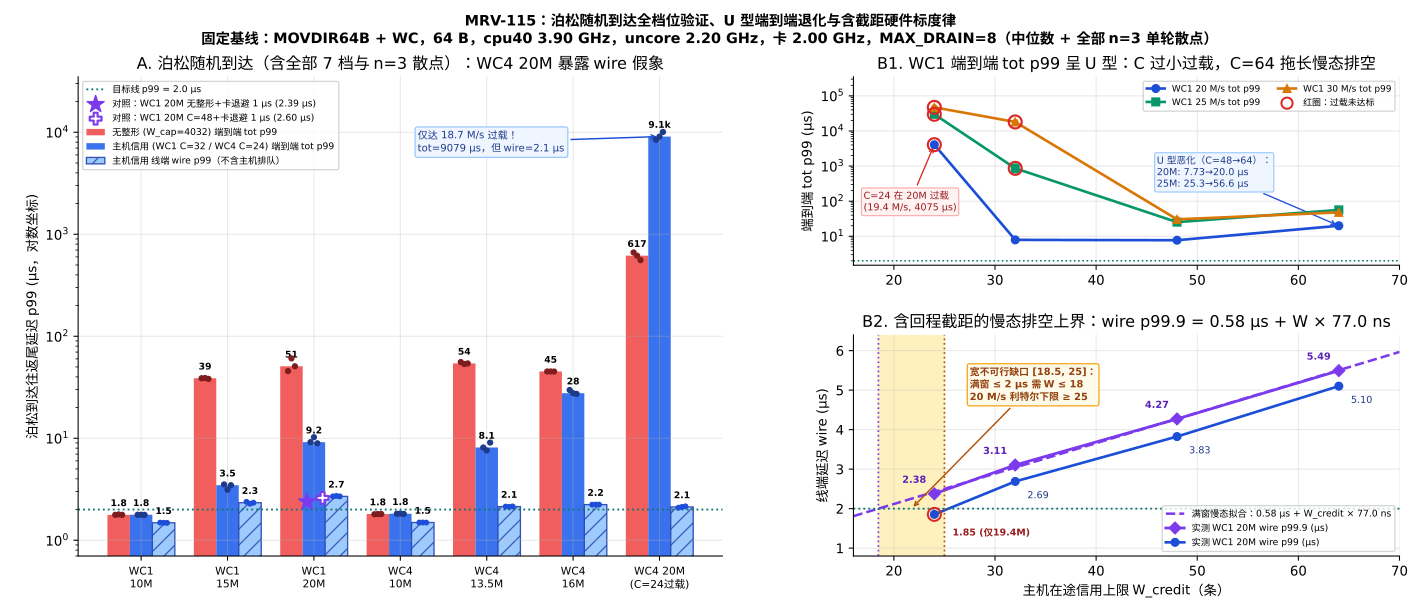

Recreate this plot in Python.
#!/usr/bin/env python3
"""MRV-115 Figure 2: Poisson Arrivals (incl. WC4 20 M/s & unshaped_p1000) + U-shaped tot p99 & Intercept Scaling Law."""
import collections
import json
import pathlib
import statistics
import sys

import matplotlib.gridspec as gridspec
import matplotlib.pyplot as plt
import numpy as np

sys.path.insert(0, str(pathlib.Path(__file__).resolve().parent))
import mrvplot  # noqa: E402

ROOT = pathlib.Path("/home/hongtao/dev/marvell-mrv115")
RUNS = ROOT / "logs/mrv115-2026-11-20/runs.jsonl"

recs = [json.loads(l) for l in RUNS.read_text().splitlines() if l.strip()]
for r in recs:
    assert r["lost"] == 0 and r["bad"] == 0 and r["torn"] == 0

by_key = collections.defaultdict(list)
for r in recs:
    if r["mode"] == "open_echo":
        key = (r["part"], r["card_cores"], r["arrival"], r["target_mps"], r["shaping"], r["card_pause_ns"])
        by_key[key].append(r)


def med(key, fn):
    return statistics.median(fn(r) for r in by_key[key])


fig = plt.figure(figsize=(14.8, 6.4))
gs = gridspec.GridSpec(2, 2, width_ratios=[1.18, 1.0], height_ratios=[0.92, 1.08], hspace=0.34, wspace=0.22)

# ---- Panel A: ALL tested Poisson groups (including WC4 20 M/s overload!) ----
ax = fig.add_subplot(gs[:, 0])
groups = [
    ("WC1\n10M", ("p1_wc1_poisson", 1, "poisson", 10.0, "unshaped", 0), ("p1_wc1_poisson", 1, "poisson", 10.0, "credit_32", 0)),
    ("WC1\n15M", ("p1_wc1_poisson", 1, "poisson", 15.0, "unshaped", 0), ("p1_wc1_poisson", 1, "poisson", 15.0, "credit_32", 0)),
    ("WC1\n20M", ("p1_wc1_poisson", 1, "poisson", 20.0, "unshaped", 0), ("p1_wc1_poisson", 1, "poisson", 20.0, "credit_32", 0)),
    ("WC4\n10M", ("p1_wc4_poisson", 4, "poisson", 10.0, "unshaped", 0), ("p1_wc4_poisson", 4, "poisson", 10.0, "burst8_c24", 0)),
    ("WC4\n13.5M", ("p1_wc4_poisson", 4, "poisson", 13.5, "unshaped", 0), ("p1_wc4_poisson", 4, "poisson", 13.5, "burst8_c24", 0)),
    ("WC4\n16M", ("p1_wc4_poisson", 4, "poisson", 16.0, "unshaped", 0), ("p1_wc4_poisson", 4, "poisson", 16.0, "burst8_c24", 0)),
    ("WC4 20M\n(C=24过载)", ("p1_wc4_poisson", 4, "poisson", 20.0, "unshaped", 0), ("p1_wc4_poisson", 4, "poisson", 20.0, "burst8_c24", 0)),
]

x = np.arange(len(groups))
w = 0.26
u_tot = [med(ku, lambda r: r["tot_us"]["p99"]) for _, ku, _ in groups]
s_tot = [med(ks, lambda r: r["tot_us"]["p99"]) for _, _, ks in groups]
s_wire = [med(ks, lambda r: r["wire_us"]["p99"]) for _, _, ks in groups]

b1 = ax.bar(x - w, u_tot, width=w, color="#ef4444", alpha=0.86, label="无整形 (W_cap=4032) 端到端 tot p99")
b2 = ax.bar(x, s_tot, width=w, color="#2563eb", alpha=0.90, label="主机信用 (WC1 C=32 / WC4 C=24) 端到端 tot p99")
b3 = ax.bar(x + w, s_wire, width=w, color="#93c5fd", alpha=0.90, hatch="//", edgecolor="#1e40af", label="主机信用 线端 wire p99（不含主机排队）")

# Overlay individual n=3 replicate dots on every bar
for i, (_, ku, ks) in enumerate(groups):
    for j, r in enumerate(by_key[ku]):
        ax.scatter(i - w + (j - 1) * 0.04, r["tot_us"]["p99"], color="#7f1d1d", s=14, zorder=5)
    for j, r in enumerate(by_key[ks]):
        ax.scatter(i + (j - 1) * 0.04, r["tot_us"]["p99"], color="#1e3a8a", s=14, zorder=5)
        ax.scatter(i + w + (j - 1) * 0.04, r["wire_us"]["p99"], color="#1d4ed8", s=12, zorder=5)

ax.axhline(2.0, color="#0f766e", ls=":", lw=1.4, label="目标线 p99 = 2.0 µs")
ax.set_yscale("log")
ax.set_ylim(0.7, 35000)
ax.set_xticks(x)
ax.set_xticklabels([g[0] for g in groups], fontsize=8.0)
ax.set_ylabel("泊松到达往返尾延迟 p99 (µs，对数坐标)")
ax.set_title("A. 泊松随机到达（含全部 7 档与 n=3 散点）：WC4 20M 暴露 wire 假象")

for bars in (b1, b2, b3):
    for rect in bars:
        h = rect.get_height()
        if h >= 1000:
            lbl = f"{h/1000:.1f}k"
        elif h >= 100:
            lbl = f"{h:.0f}"
        elif h >= 10:
            lbl = f"{h:.0f}"
        else:
            lbl = f"{h:.1f}"
        ax.text(rect.get_x() + rect.get_width() / 2, h * 1.16, lbl, ha="center", va="bottom", fontsize=6.9, fontweight="bold")

# Plot BOTH WC1 20M Poisson card-pause controls
k_up = ("p1_wc1_pause1000", 1, "poisson", 20.0, "unshaped_p1000", 1000)
k_cp = ("p1_wc1_pause1000", 1, "poisson", 20.0, "credit_48_p1000", 1000)
y_up = med(k_up, lambda r: r["tot_us"]["p99"])
y_cp = med(k_cp, lambda r: r["tot_us"]["p99"])
ax.scatter([1.92], [y_up], marker="*", s=180, color="#7c3aed", zorder=7,
           label=f"对照：WC1 20M 无整形+卡退避 1 µs ({y_up:.2f} µs)")
ax.scatter([2.10], [y_cp], marker="P", s=78, facecolors="white", edgecolors="#7c3aed", linewidths=1.6, zorder=7,
           label=f"对照：WC1 20M C=48+卡退避 1 µs ({y_cp:.2f} µs)")

ax.annotate(
    "仅达 18.7 M/s 过载！\ntot=9079 µs，但 wire=2.1 µs",
    xy=(6.0, 9079),
    xytext=(3.2, 6500),
    fontsize=7.6,
    color="#1e3a8a",
    bbox=dict(boxstyle="round,pad=0.25", fc="#eff6ff", ec="#93c5fd", lw=0.9),
    arrowprops=dict(arrowstyle="->", color="#1d4ed8", lw=1.1),
)
ax.legend(loc="upper left", fontsize=6.9, frameon=True, facecolor="white")

# ---- Panel B1 (top right): U-shaped tot p99 vs W_credit at 20/25/30 M/s ----
ax1 = fig.add_subplot(gs[0, 1])
credits = np.array([24, 32, 48, 64])
shps = ["credit_24", "credit_32", "credit_48", "credit_64"]

for rate, col, mk, lbl in [
    (20.0, "#1d4ed8", "o", "WC1 20 M/s tot p99"),
    (25.0, "#059669", "s", "WC1 25 M/s tot p99"),
    (30.0, "#d97706", "^", "WC1 30 M/s tot p99"),
]:
    ys = [med(("p1_wc1_paced", 1, "paced", rate, s, 0), lambda r: r["tot_us"]["p99"]) for s in shps]
    achs = [med(("p1_wc1_paced", 1, "paced", rate, s, 0), lambda r: r["achieved_mps"]) for s in shps]
    ax1.plot(credits, ys, f"-{mk}", color=col, lw=2.0, ms=5.8, label=lbl, zorder=4)
    # Mark overloaded points (achieved < 0.995 * target) with hollow red rings
    for c, y, a, s in zip(credits, ys, achs, shps):
        for rec in by_key[("p1_wc1_paced", 1, "paced", rate, s, 0)]:
            ax1.scatter(c, rec["tot_us"]["p99"], color=col, s=16, alpha=0.4, zorder=3)
        if a < rate * 0.995:
            ax1.scatter(c, y, s=95, facecolors="none", edgecolors="#dc2626", linewidths=1.6, zorder=6)

ax1.axhline(2.0, color="#0f766e", ls=":", lw=1.2)
ax1.annotate(
    "C=24 在 20M 过载\n(19.4 M/s, 4075 µs)",
    xy=(24, 4075),
    xytext=(17.0, 55),
    fontsize=7.2,
    color="#991b1b",
    bbox=dict(boxstyle="round,pad=0.22", fc="#fef2f2", ec="#fca5a5", lw=0.8),
    arrowprops=dict(arrowstyle="->", color="#dc2626", lw=1.0),
)
ax1.annotate(
    "U 型恶化（C=48→64）：\n20M: 7.73→20.0 µs\n25M: 25.3→56.6 µs",
    xy=(64, 20.0),
    xytext=(46.0, 260),
    fontsize=7.2,
    color="#1e3a8a",
    bbox=dict(boxstyle="round,pad=0.22", fc="#eff6ff", ec="#93c5fd", lw=0.8),
    arrowprops=dict(arrowstyle="->", color="#1d4ed8", lw=1.0),
)
ax1.scatter([], [], s=70, facecolors="none", edgecolors="#dc2626", linewidths=1.5, label="红圈：过载未达标")
ax1.set_yscale("log")
ax1.set_xlim(16, 70)
ax1.set_ylim(1.5, 350000)
ax1.set_ylabel("端到端 tot p99 (µs)")
ax1.set_title("B1. WC1 端到端 tot p99 呈 U 型：C 过小过载，C=64 拖长慢态排空")
ax1.legend(loc="upper right", fontsize=6.7, frameon=True, facecolor="white", ncol=2)

# ---- Panel B2 (bottom right): Intercept Scaling Law (wire p99.9 = 0.58 + W * 77.0 ns) ----
ax2 = fig.add_subplot(gs[1, 1])
wp999 = np.array([med(("p1_wc1_paced", 1, "paced", 20.0, s, 0), lambda r: r["wire_us"]["p999"]) for s in shps])
wp99 = np.array([med(("p1_wc1_paced", 1, "paced", 20.0, s, 0), lambda r: r["wire_us"]["p99"]) for s in shps])
slope, intercept = np.polyfit(credits, wp999, 1)  # ~0.0770 us/msg, 0.578 us
w_2us = (2.0 - intercept) / slope  # ~18.5

c_line = np.linspace(16, 70, 200)
ax2.plot(c_line, intercept + slope * c_line, "--", color="#7c3aed", lw=1.9,
         label=f"满窗慢态拟合：{intercept:.2f} µs + W_credit × {slope*1000:.1f} ns")
ax2.plot(credits, wp999, "-D", color="#7c3aed", lw=2.1, ms=6.2, label="实测 WC1 20M wire p99.9 (µs)")
ax2.plot(credits, wp99, "-o", color="#1d4ed8", lw=2.0, ms=5.8, label="实测 WC1 20M wire p99 (µs)")
for c, s in zip(credits, shps):
    for rec in by_key[("p1_wc1_paced", 1, "paced", 20.0, s, 0)]:
        ax2.scatter(c, rec["wire_us"]["p999"], color="#7c3aed", s=16, alpha=0.4)
        ax2.scatter(c, rec["wire_us"]["p99"], color="#1d4ed8", s=16, alpha=0.4)

# Mark C=24 as overloaded (achieved 19.38 M/s)
ax2.scatter([24], [wp99[0]], s=95, facecolors="none", edgecolors="#dc2626", linewidths=1.5, zorder=6)

# Shade the wide infeasible gap [18.5, 25]
ax2.axvspan(w_2us, 25.0, color="#fde68a", alpha=0.55, zorder=0)
ax2.axvline(w_2us, color="#7c3aed", ls=":", lw=1.3)
ax2.axvline(25.0, color="#b45309", ls=":", lw=1.3)
ax2.axhline(2.0, color="#0f766e", ls=":", lw=1.4)

ax2.annotate(
    f"宽不可行缺口 [{w_2us:.1f}, 25]：\n满窗 ≤ 2 µs 需 W ≤ 18\n20 M/s 利特尔下限 ≥ 25",
    xy=((w_2us + 25.0) / 2, 2.0),
    xytext=(27.5, 4.75),
    fontsize=7.4,
    color="#92400e",
    fontweight="bold",
    bbox=dict(boxstyle="round,pad=0.25", fc="#fffbeb", ec="#f59e0b", lw=0.9),
    arrowprops=dict(arrowstyle="->", color="#b45309", lw=1.1),
)
for c, y999, y99 in zip(credits, wp999, wp99):
    ax2.text(c - 0.8, y999 + 0.22, f"{y999:.2f}", ha="right", va="bottom", fontsize=7.3, color="#5b21b6", fontweight="bold")
    if c == 24:
        ax2.text(c + 1.8, y99 - 0.34, f"{y99:.2f} (仅19.4M)", ha="left", va="top", fontsize=7.1, color="#991b1b", fontweight="bold")
    else:
        ax2.text(c + 1.2, y99 - 0.24, f"{y99:.2f}", ha="left", va="top", fontsize=7.2, color="#1e3a8a")

ax2.set_xlim(16, 70)
ax2.set_ylim(0.8, 6.4)
ax2.set_xlabel("主机在途信用上限 W_credit（条）")
ax2.set_ylabel("线端延迟 wire (µs)")
ax2.set_title("B2. 含回程截距的慢态排空上界：wire p99.9 = 0.58 µs + W × 77.0 ns")
ax2.legend(loc="lower right", fontsize=6.9, frameon=True, facecolor="white")

fig.suptitle(
    "MRV-115：泊松随机到达全档位验证、U 型端到端退化与含截距硬件标度律\n"
    "固定基线：MOVDIR64B + WC，64 B，cpu40 3.90 GHz，uncore 2.20 GHz，卡 2.00 GHz，MAX_DRAIN=8（中位数 + 全部 n=3 单轮散点）",
    fontsize=10.8,
    fontweight="bold",
)
fig.subplots_adjust(left=0.055, right=0.985, top=0.875, bottom=0.095)
png = mrvplot.HERE / "mrv-115-poisson-and-scaling.png"
fig.savefig(png)
fig.savefig(mrvplot.HERE / "mrv-115-poisson-and-scaling.svg")
plt.close(fig)
print(f"Saved {png}")
